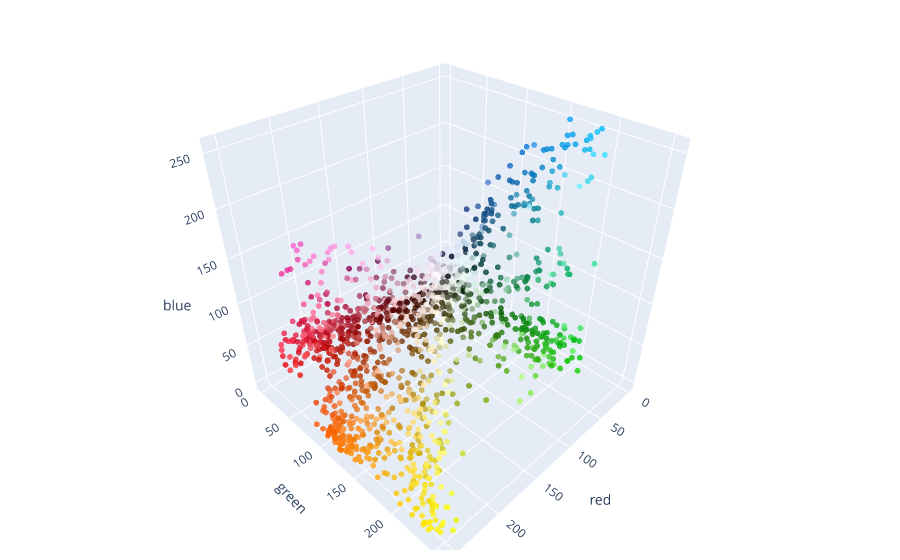

Write notebook code for a chart like this one.
### Code cell
import plotly.graph_objects as go

fig = go.Figure()
fig.add_trace(
    go.Scatter3d(
    x=r.flatten(),
    y=g.flatten(),
    z=b.flatten(),
    mode='markers',
    marker=dict( size=2, color=pixel_colors, opacity=0.8)
    ))
fig.update_layout(scene = dict(xaxis_title="red", yaxis_title="green", zaxis_title="blue"))

fig.update_layout(margin = dict(r=20, b=10, l=10, t=10)) #much of the picture is clipped otherwise
fig.show()

### Figure 1 — Plotly figure (JSON) as saved in the notebook; plotly's stock layout.template omitted (floating-point values rounded to 4 significant figures; data arrays with more than 128 entries replaced by an {"elided": "..."} marker saying what was removed)
{"data": [{"marker": {"color": {"elided": "1500x3 float values"}, "opacity": 0.8, "size": 2}, "mode": "markers", "type": "scatter3d", "x": {"elided": "1500 int values"}, "y": {"elided": "1500 int values"}, "z": {"elided": "1500 int values"}}], "layout": {"margin": {"b": 10, "l": 10, "r": 20, "t": 10}, "scene": {"xaxis": {"title": {"text": "red"}}, "yaxis": {"title": {"text": "green"}}, "zaxis": {"title": {"text": "blue"}}}}}
